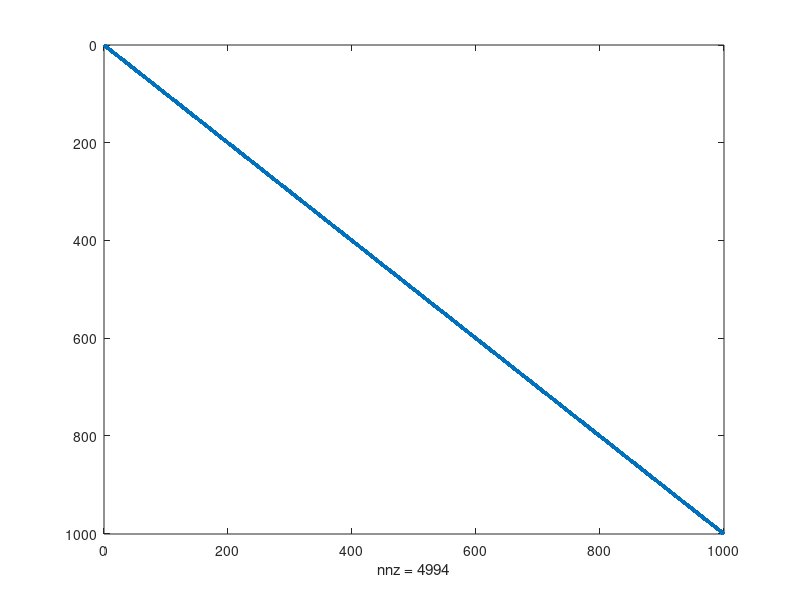

Recreate this plot in MATLAB. (Note: this script raises an error after producing the figure.)
n = 1000;
A = diag(1 : n) + diag(1 / 2 * ones(n - 1, 1), 1) + diag(1 / 2 * ones(n - 1, 1), -1) + diag(1 / 2 * ones(n - 2, 1), 2) + diag(1 / 2 * ones(n - 2, 1), -2);
figure;
spy(A);
xe = ones(n, 1);
b = A * xe;
L = tril(A, -1); D = diag(diag(A)); U = triu(A, 1);
for i = 1 : 40
    % M = I, no preconditioner
    M = eye(n);
    [x1, relres1(i)] = pConjugateGradient(A, b, 1e-15, i, M);
    % M = diag(A), Jacobi Preconditioner
    M = diag(diag(A));
    [x2, relres2(i)] = pConjugateGradient(A, b, 1e-15, i, M);
    % M = (D+wL)D^(-1)(D+wU), w = 1, Gauss-Seidel Preconditioner
    M = (D + L) * (D \ (D + U));
    [x3, relres3(i)] = pConjugateGradient(A, b, 1e-15, i, M);
end
figure;
semilogy(relres1, 'o', 'LineWidth', 2);
hold on;
semilogy(relres2, 's', 'LineWidth', 2);
semilogy(relres3, 'd', 'LineWidth', 2);
hold off;
axis([0 40 1e-16 2]);
legend('No preconditioner', 'Jacobi', 'Gauss-Seidel');
xlabel('Iteration Number');
ylabel('Relative Residual Error');
